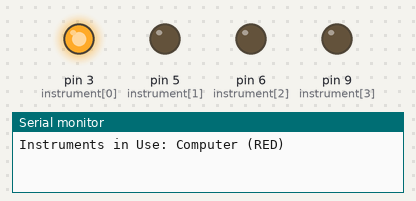
Recording of a sketch running on a simulated Arduino Uno, built with avr-gcc and run on an emulated ATmega328P. On the bench: output pins drawn as LEDs (lit = HIGH), the last lines printed to the serial monitor.

Above: at 1.0 s.
At 3.0 s:
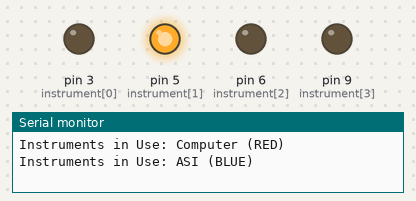
At 5.0 s:
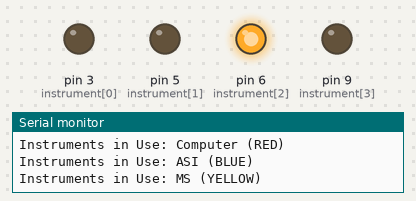
At 7.0 s:
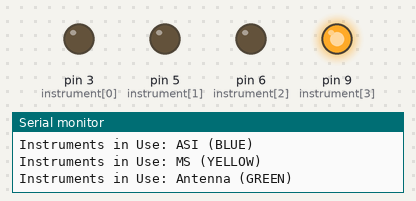
Timing chart, 0 to 10.4 s (numbered marks = the images above):
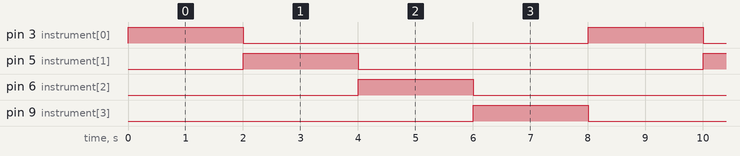

Measured:
- by itself, pin 3 (instrument[0]), pin 5 (instrument[1]), pin 6 (instrument[2]), pin 9 (instrument[3]): alternates HIGH for 2.0 s and LOW for 6.0 s
- by itself, everything shown: repeats every 8.0 s, in 4 steps

The sketch:

loads_TEST.ino
```cpp
const int instrument[] = {3, 5, 6, 9}; // COMP = 3, ASI = 5, MS = 6, Ant = 9

void setup() {

  Serial.begin(9600); // open a serial port

  for (byte i = 0; i < 4; i = i+1) {
  pinMode(instrument[i], OUTPUT);
  digitalWrite(instrument[i], LOW); }


}

void loop() {

    digitalWrite(instrument[0],HIGH); // turn on Computer
    digitalWrite(instrument[1],LOW); // turn on ASI
    digitalWrite(instrument[2],LOW); // turn off MS
    digitalWrite(instrument[3],LOW); // turn off Ant
    Serial.println("Instruments in Use: Computer (RED)");

    delay(2000);

    digitalWrite(instrument[0],LOW); // turn on Computer
    digitalWrite(instrument[1],HIGH); // turn off ASI
    digitalWrite(instrument[2],LOW); // turn on MS
    digitalWrite(instrument[3],LOW); // turn off Ant
    Serial.println("Instruments in Use: ASI (BLUE)");

    delay(2000);

    digitalWrite(instrument[0],LOW); // turn on Computer
    digitalWrite(instrument[1],LOW); // turn off ASI
    digitalWrite(instrument[2],HIGH); // turn off MS
    digitalWrite(instrument[3],LOW); // turn on Ant
    Serial.println("Instruments in Use: MS (YELLOW)");

    delay(2000);

    digitalWrite(instrument[0],LOW); // turn on Computer
    digitalWrite(instrument[1],LOW); // turn off ASI
    digitalWrite(instrument[2],LOW); // turn off MS
    digitalWrite(instrument[3],HIGH); // turn on Ant
    Serial.println("Instruments in Use: Antenna (GREEN)");

    delay(2000);

}
```
